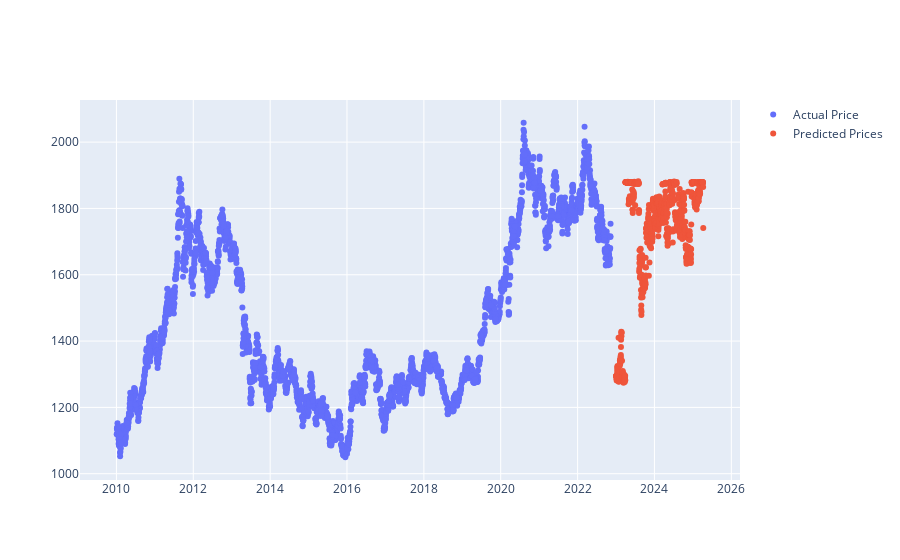

This figure's notebook cell:
### Code cell
Price = go.Scatter(
    x=df['Date'],
    y=df['Price'],
    name="Actual Price",
        mode='markers'

)
MeanAvg = go.Scatter(
    x=predictions['Date'],
    y=predictions['Predictions'],
    name="Predicted Prices",
        mode='markers'

)
data = [Price, MeanAvg]
fig = go.Figure(data=data)
fig.show()

### Figure 1 — Plotly figure (JSON) as saved in the notebook; plotly's stock layout.template omitted (floating-point values rounded to 4 significant figures; data arrays with more than 128 entries replaced by an {"elided": "..."} marker saying what was removed)
{"data": [{"mode": "markers", "name": "Actual Price", "type": "scatter", "x": {"elided": "3321 str values"}, "y": {"elided": "3321 float values"}}, {"mode": "markers", "name": "Predicted Prices", "type": "scatter", "x": {"elided": "830 str values"}, "y": {"elided": "830 float values"}}], "layout": {}}
